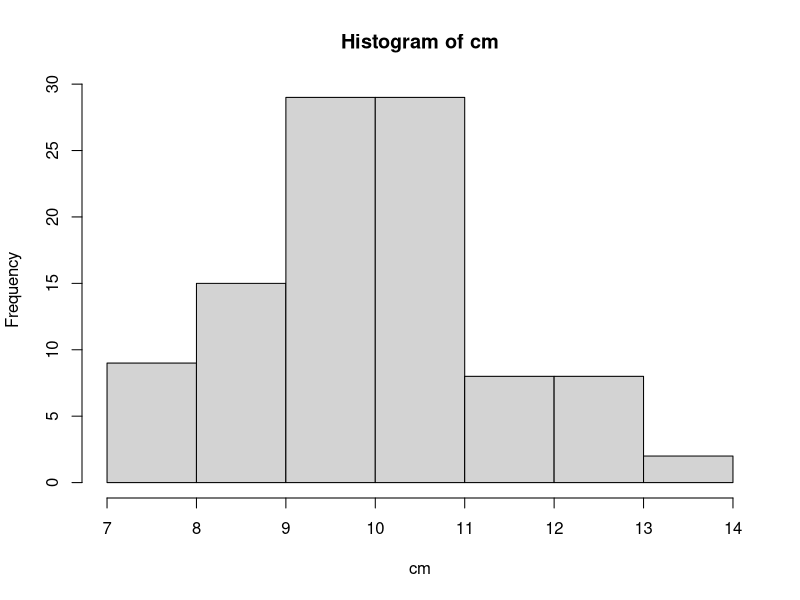

This figure's R source:
# Lesson 13: Simulation 

# View documentation for sample()
?sample

# Simulate rolling four six-sided dice with replacement
sample(1:6, 4, replace = TRUE)

# Repeat the same to observe different result
sample(1:6, 4, replace = TRUE)

# Sample 10 numbers between 1 and 20 without replacement
sample(1:20, 10)

# View built-in LETTERS variable (A-Z)
LETTERS

# Permute all 26 letters in the alphabet
sample(LETTERS)

# Simulate 100 flips of an unfair coin (0 = tails, 1 = heads, with 70% heads)
flips <- sample(c(0, 1), size = 100, replace = TRUE, prob = c(0.3, 0.7))

# View result of flips
flips

# Count number of heads (1s)
sum(flips)

# View documentation for binomial distribution
?rbinom

# Generate 1 observation: number of heads in 100 flips, prob = 0.7
rbinom(1, size = 100, prob = 0.7)

# Generate 100 binary outcomes: 100 flips, each with prob 0.7 for heads
flips2 <- rbinom(n = 100, size = 1, prob = 0.7)

# View flips2 result
flips2

# Count number of heads in flips2
sum(flips2)

# View documentation for normal distribution
?rnorm

# Generate 10 random numbers from standard normal distribution
rnorm(10)

# Generate 25 random numbers from normal distribution with mean 100, sd 25
rnorm(25, mean = 100, sd = 25)

# Generate 10 such numbers with specified mean and sd
rnorm(10, mean = 100, sd = 25)

# View documentation for Poisson distribution
?rpois

# Generate 5 Poisson-distributed values with mean 10
rpois(5, 10)

# Replicate this process 100 times to create 100 groups of 5 values
my_pois <- replicate(100, rpois(5, 10))

# View the matrix of results
my_pois

# Calculate column means (mean of each group of 5)
cm <- colMeans(my_pois)

# Plot histogram of the column means
hist(cm)
